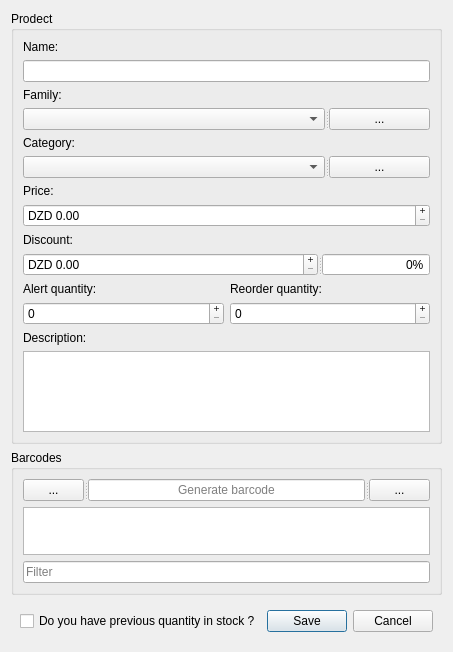
<?xml version="1.0" encoding="UTF-8"?>
<ui version="4.0">
 <class>ProdectDialog</class>
 <widget class="QDialog" name="ProdectDialog">
  <property name="geometry">
   <rect>
    <x>0</x>
    <y>0</y>
    <width>448</width>
    <height>652</height>
   </rect>
  </property>
  <property name="windowTitle">
   <string>Prodect</string>
  </property>
  <layout class="QVBoxLayout" name="verticalLayout_11">
   <item>
    <widget class="QGroupBox" name="groupBox_2">
     <property name="title">
      <string>Prodect</string>
     </property>
     <layout class="QVBoxLayout" name="verticalLayout_10">
      <item>
       <layout class="QVBoxLayout" name="verticalLayout_4">
        <item>
         <widget class="QLabel" name="nameLabel">
          <property name="sizePolicy">
           <sizepolicy hsizetype="Preferred" vsizetype="Fixed">
            <horstretch>0</horstretch>
            <verstretch>0</verstretch>
           </sizepolicy>
          </property>
          <property name="text">
           <string>Name:</string>
          </property>
         </widget>
        </item>
        <item>
         <widget class="QLineEdit" name="name">
          <property name="sizePolicy">
           <sizepolicy hsizetype="Expanding" vsizetype="Fixed">
            <horstretch>0</horstretch>
            <verstretch>0</verstretch>
           </sizepolicy>
          </property>
          <property name="placeholderText">
           <string/>
          </property>
          <property name="clearButtonEnabled">
           <bool>true</bool>
          </property>
         </widget>
        </item>
       </layout>
      </item>
      <item>
       <layout class="QVBoxLayout" name="verticalLayout_5">
        <item>
         <widget class="QLabel" name="familyLabel">
          <property name="sizePolicy">
           <sizepolicy hsizetype="Preferred" vsizetype="Fixed">
            <horstretch>0</horstretch>
            <verstretch>0</verstretch>
           </sizepolicy>
          </property>
          <property name="text">
           <string>Family:</string>
          </property>
         </widget>
        </item>
        <item>
         <widget class="QSplitter" name="splitter_3">
          <property name="orientation">
           <enum>Qt::Horizontal</enum>
          </property>
          <widget class="QComboBox" name="family">
           <property name="sizePolicy">
            <sizepolicy hsizetype="Preferred" vsizetype="Fixed">
             <horstretch>0</horstretch>
             <verstretch>0</verstretch>
            </sizepolicy>
           </property>
           <property name="whatsThis">
            <string/>
           </property>
           <property name="currentIndex">
            <number>-1</number>
           </property>
           <property name="placeholderText">
            <string/>
           </property>
           <property name="modelColumn">
            <number>0</number>
           </property>
          </widget>
          <widget class="QToolButton" name="addFamilyButton">
           <property name="sizePolicy">
            <sizepolicy hsizetype="Fixed" vsizetype="Fixed">
             <horstretch>0</horstretch>
             <verstretch>0</verstretch>
            </sizepolicy>
           </property>
           <property name="text">
            <string>...</string>
           </property>
           <property name="icon">
            <iconset resource="res.qrc">
             <normaloff>:/Icons/res/add.png</normaloff>:/Icons/res/add.png</iconset>
           </property>
          </widget>
         </widget>
        </item>
       </layout>
      </item>
      <item>
       <layout class="QVBoxLayout" name="verticalLayout_7">
        <item>
         <widget class="QLabel" name="categoryLabel">
          <property name="sizePolicy">
           <sizepolicy hsizetype="Preferred" vsizetype="Fixed">
            <horstretch>0</horstretch>
            <verstretch>0</verstretch>
           </sizepolicy>
          </property>
          <property name="text">
           <string>Category:</string>
          </property>
         </widget>
        </item>
        <item>
         <widget class="QSplitter" name="splitter_4">
          <property name="orientation">
           <enum>Qt::Horizontal</enum>
          </property>
          <widget class="QComboBox" name="category">
           <property name="modelColumn">
            <number>0</number>
           </property>
          </widget>
          <widget class="QToolButton" name="addCategoryButton">
           <property name="text">
            <string>...</string>
           </property>
           <property name="icon">
            <iconset resource="res.qrc">
             <normaloff>:/Icons/res/add.png</normaloff>:/Icons/res/add.png</iconset>
           </property>
          </widget>
         </widget>
        </item>
       </layout>
      </item>
      <item>
       <layout class="QVBoxLayout" name="verticalLayout_2">
        <item>
         <widget class="QLabel" name="priceLabel">
          <property name="sizePolicy">
           <sizepolicy hsizetype="Preferred" vsizetype="Fixed">
            <horstretch>0</horstretch>
            <verstretch>0</verstretch>
           </sizepolicy>
          </property>
          <property name="text">
           <string>Price:</string>
          </property>
         </widget>
        </item>
        <item>
         <widget class="QDoubleSpinBox" name="price">
          <property name="buttonSymbols">
           <enum>QAbstractSpinBox::PlusMinus</enum>
          </property>
          <property name="correctionMode">
           <enum>QAbstractSpinBox::CorrectToNearestValue</enum>
          </property>
          <property name="showGroupSeparator" stdset="0">
           <bool>true</bool>
          </property>
          <property name="prefix">
           <string>DZD </string>
          </property>
          <property name="suffix">
           <string/>
          </property>
          <property name="maximum">
           <double>1000000000000000000.000000000000000</double>
          </property>
          <property name="singleStep">
           <double>0.100000000000000</double>
          </property>
          <property name="stepType">
           <enum>QAbstractSpinBox::DefaultStepType</enum>
          </property>
         </widget>
        </item>
       </layout>
      </item>
      <item>
       <layout class="QVBoxLayout" name="verticalLayout_3">
        <item>
         <widget class="QLabel" name="discountLabel">
          <property name="sizePolicy">
           <sizepolicy hsizetype="Preferred" vsizetype="Fixed">
            <horstretch>0</horstretch>
            <verstretch>0</verstretch>
           </sizepolicy>
          </property>
          <property name="text">
           <string>Discount:</string>
          </property>
         </widget>
        </item>
        <item>
         <widget class="QSplitter" name="splitter_2">
          <property name="orientation">
           <enum>Qt::Horizontal</enum>
          </property>
          <widget class="QDoubleSpinBox" name="discount">
           <property name="sizePolicy">
            <sizepolicy hsizetype="Preferred" vsizetype="Fixed">
             <horstretch>0</horstretch>
             <verstretch>0</verstretch>
            </sizepolicy>
           </property>
           <property name="buttonSymbols">
            <enum>QAbstractSpinBox::PlusMinus</enum>
           </property>
           <property name="correctionMode">
            <enum>QAbstractSpinBox::CorrectToNearestValue</enum>
           </property>
           <property name="showGroupSeparator" stdset="0">
            <bool>true</bool>
           </property>
           <property name="prefix">
            <string>DZD </string>
           </property>
           <property name="maximum">
            <double>100000000000000000.000000000000000</double>
           </property>
          </widget>
          <widget class="QSpinBox" name="discount_100">
           <property name="sizePolicy">
            <sizepolicy hsizetype="Fixed" vsizetype="Fixed">
             <horstretch>0</horstretch>
             <verstretch>0</verstretch>
            </sizepolicy>
           </property>
           <property name="minimumSize">
            <size>
             <width>0</width>
             <height>0</height>
            </size>
           </property>
           <property name="alignment">
            <set>Qt::AlignRight|Qt::AlignTrailing|Qt::AlignVCenter</set>
           </property>
           <property name="buttonSymbols">
            <enum>QAbstractSpinBox::NoButtons</enum>
           </property>
           <property name="accelerated">
            <bool>true</bool>
           </property>
           <property name="correctionMode">
            <enum>QAbstractSpinBox::CorrectToPreviousValue</enum>
           </property>
           <property name="suffix">
            <string>%</string>
           </property>
           <property name="prefix">
            <string/>
           </property>
           <property name="maximum">
            <number>100</number>
           </property>
           <property name="singleStep">
            <number>10</number>
           </property>
           <property name="stepType">
            <enum>QAbstractSpinBox::DefaultStepType</enum>
           </property>
           <property name="displayIntegerBase">
            <number>10</number>
           </property>
          </widget>
         </widget>
        </item>
       </layout>
      </item>
      <item>
       <layout class="QHBoxLayout" name="horizontalLayout_2">
        <item>
         <layout class="QVBoxLayout" name="verticalLayout_8">
          <item>
           <widget class="QLabel" name="alertQuantityLabel">
            <property name="sizePolicy">
             <sizepolicy hsizetype="Preferred" vsizetype="Preferred">
              <horstretch>0</horstretch>
              <verstretch>0</verstretch>
             </sizepolicy>
            </property>
            <property name="text">
             <string>Alert quantity:</string>
            </property>
           </widget>
          </item>
          <item>
           <widget class="QSpinBox" name="alertQuantity">
            <property name="sizePolicy">
             <sizepolicy hsizetype="Preferred" vsizetype="Fixed">
              <horstretch>0</horstretch>
              <verstretch>0</verstretch>
             </sizepolicy>
            </property>
            <property name="buttonSymbols">
             <enum>QAbstractSpinBox::PlusMinus</enum>
            </property>
            <property name="minimum">
             <number>0</number>
            </property>
            <property name="maximum">
             <number>999999999</number>
            </property>
            <property name="value">
             <number>0</number>
            </property>
           </widget>
          </item>
         </layout>
        </item>
        <item>
         <layout class="QVBoxLayout" name="verticalLayout_9">
          <item>
           <widget class="QLabel" name="reorderQuantityLabel">
            <property name="sizePolicy">
             <sizepolicy hsizetype="Preferred" vsizetype="Preferred">
              <horstretch>0</horstretch>
              <verstretch>0</verstretch>
             </sizepolicy>
            </property>
            <property name="text">
             <string>Reorder quantity:</string>
            </property>
           </widget>
          </item>
          <item>
           <widget class="QSpinBox" name="reorderQuantity">
            <property name="buttonSymbols">
             <enum>QAbstractSpinBox::PlusMinus</enum>
            </property>
            <property name="maximum">
             <number>999999999</number>
            </property>
           </widget>
          </item>
         </layout>
        </item>
       </layout>
      </item>
      <item>
       <layout class="QVBoxLayout" name="verticalLayout_6">
        <item>
         <widget class="QLabel" name="descriptionLabel">
          <property name="sizePolicy">
           <sizepolicy hsizetype="Preferred" vsizetype="Fixed">
            <horstretch>0</horstretch>
            <verstretch>0</verstretch>
           </sizepolicy>
          </property>
          <property name="text">
           <string>Description:</string>
          </property>
         </widget>
        </item>
        <item>
         <widget class="QTextEdit" name="description">
          <property name="sizePolicy">
           <sizepolicy hsizetype="Preferred" vsizetype="Maximum">
            <horstretch>0</horstretch>
            <verstretch>0</verstretch>
           </sizepolicy>
          </property>
         </widget>
        </item>
       </layout>
      </item>
      <item>
       <spacer name="verticalSpacer">
        <property name="orientation">
         <enum>Qt::Vertical</enum>
        </property>
        <property name="sizeHint" stdset="0">
         <size>
          <width>20</width>
          <height>40</height>
         </size>
        </property>
       </spacer>
      </item>
     </layout>
    </widget>
   </item>
   <item>
    <widget class="QGroupBox" name="groupBox">
     <property name="minimumSize">
      <size>
       <width>0</width>
       <height>0</height>
      </size>
     </property>
     <property name="title">
      <string>Barcodes</string>
     </property>
     <layout class="QVBoxLayout" name="verticalLayout">
      <item>
       <widget class="QSplitter" name="splitter">
        <property name="orientation">
         <enum>Qt::Horizontal</enum>
        </property>
        <widget class="QToolButton" name="generateBarcodeButton">
         <property name="toolTip">
          <string>Generate random codebar</string>
         </property>
         <property name="text">
          <string>...</string>
         </property>
         <property name="icon">
          <iconset resource="res.qrc">
           <normaloff>:/Icons/res/barcode.png</normaloff>:/Icons/res/barcode.png</iconset>
         </property>
        </widget>
        <widget class="QLineEdit" name="barcode">
         <property name="sizePolicy">
          <sizepolicy hsizetype="Preferred" vsizetype="Fixed">
           <horstretch>0</horstretch>
           <verstretch>0</verstretch>
          </sizepolicy>
         </property>
         <property name="maxLength">
          <number>128</number>
         </property>
         <property name="alignment">
          <set>Qt::AlignCenter</set>
         </property>
         <property name="readOnly">
          <bool>false</bool>
         </property>
         <property name="placeholderText">
          <string>Generate barcode</string>
         </property>
         <property name="clearButtonEnabled">
          <bool>true</bool>
         </property>
        </widget>
        <widget class="QToolButton" name="addToListButton">
         <property name="text">
          <string>...</string>
         </property>
         <property name="icon">
          <iconset resource="res.qrc">
           <normaloff>:/Icons/res/add.png</normaloff>:/Icons/res/add.png</iconset>
         </property>
        </widget>
       </widget>
      </item>
      <item>
       <widget class="QListWidget" name="barcodesList">
        <property name="sizePolicy">
         <sizepolicy hsizetype="Preferred" vsizetype="Fixed">
          <horstretch>0</horstretch>
          <verstretch>0</verstretch>
         </sizepolicy>
        </property>
        <property name="maximumSize">
         <size>
          <width>16777215</width>
          <height>48</height>
         </size>
        </property>
        <property name="contextMenuPolicy">
         <enum>Qt::CustomContextMenu</enum>
        </property>
        <property name="alternatingRowColors">
         <bool>true</bool>
        </property>
       </widget>
      </item>
      <item>
       <widget class="QLineEdit" name="barcodesFilter">
        <property name="placeholderText">
         <string>Filter</string>
        </property>
        <property name="clearButtonEnabled">
         <bool>true</bool>
        </property>
       </widget>
      </item>
     </layout>
    </widget>
   </item>
   <item>
    <widget class="QWidget" name="footer" native="true">
     <layout class="QHBoxLayout" name="horizontalLayout">
      <item>
       <widget class="QCheckBox" name="checkBox">
        <property name="text">
         <string>Do you have previous quantity in stock ?</string>
        </property>
       </widget>
      </item>
      <item>
       <spacer name="horizontalSpacer">
        <property name="orientation">
         <enum>Qt::Horizontal</enum>
        </property>
        <property name="sizeHint" stdset="0">
         <size>
          <width>14</width>
          <height>20</height>
         </size>
        </property>
       </spacer>
      </item>
      <item>
       <widget class="QDialogButtonBox" name="dialogButtons">
        <property name="orientation">
         <enum>Qt::Horizontal</enum>
        </property>
        <property name="standardButtons">
         <set>QDialogButtonBox::Cancel|QDialogButtonBox::Save</set>
        </property>
        <property name="centerButtons">
         <bool>true</bool>
        </property>
       </widget>
      </item>
     </layout>
    </widget>
   </item>
  </layout>
  <action name="actionUpdateBarcode">
   <property name="icon">
    <iconset resource="res.qrc">
     <normaloff>:/Icons/res/update.png</normaloff>:/Icons/res/update.png</iconset>
   </property>
   <property name="text">
    <string>Update Barcode</string>
   </property>
  </action>
  <action name="actionDeleteBarcode">
   <property name="icon">
    <iconset resource="res.qrc">
     <normaloff>:/Icons/res/delete.png</normaloff>:/Icons/res/delete.png</iconset>
   </property>
   <property name="text">
    <string>Delete Barcode</string>
   </property>
  </action>
 </widget>
 <resources>
  <include location="res.qrc"/>
 </resources>
 <connections>
  <connection>
   <sender>dialogButtons</sender>
   <signal>rejected()</signal>
   <receiver>ProdectDialog</receiver>
   <slot>reject()</slot>
   <hints>
    <hint type="sourcelabel">
     <x>368</x>
     <y>620</y>
    </hint>
    <hint type="destinationlabel">
     <x>5</x>
     <y>600</y>
    </hint>
   </hints>
  </connection>
 </connections>
</ui>
